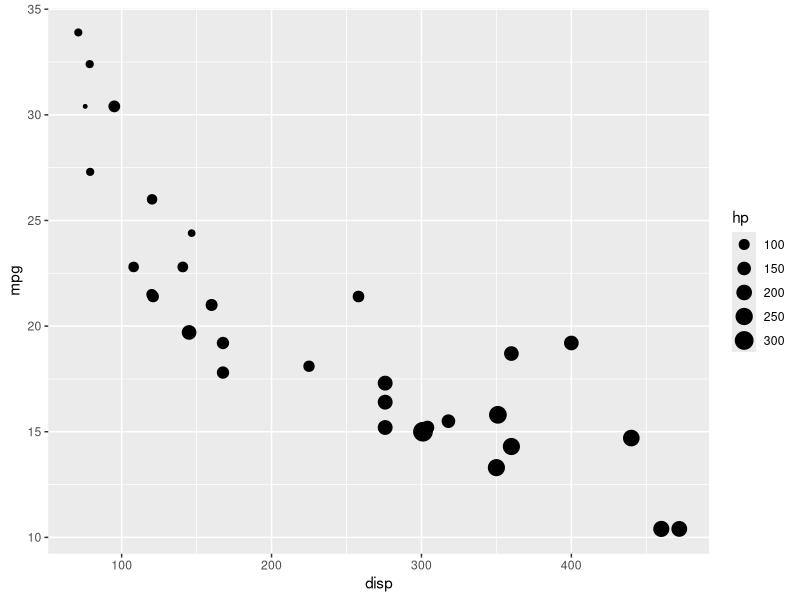
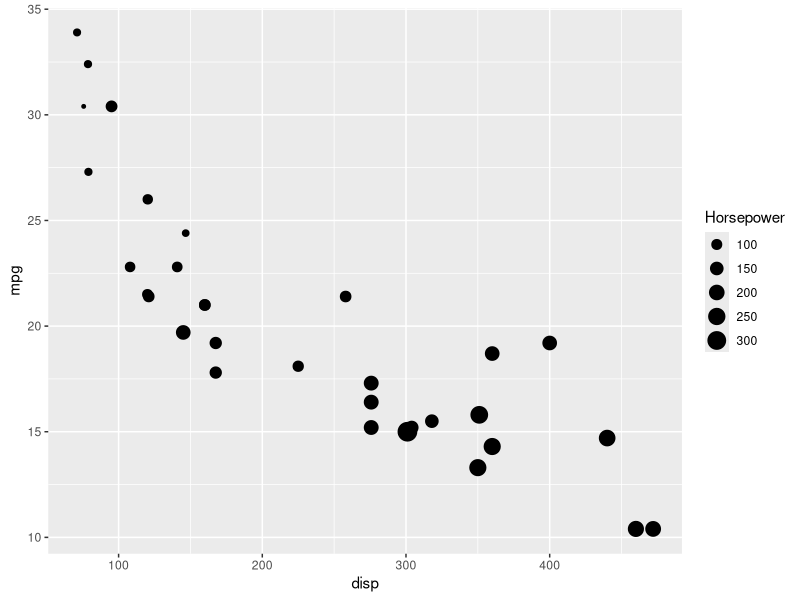
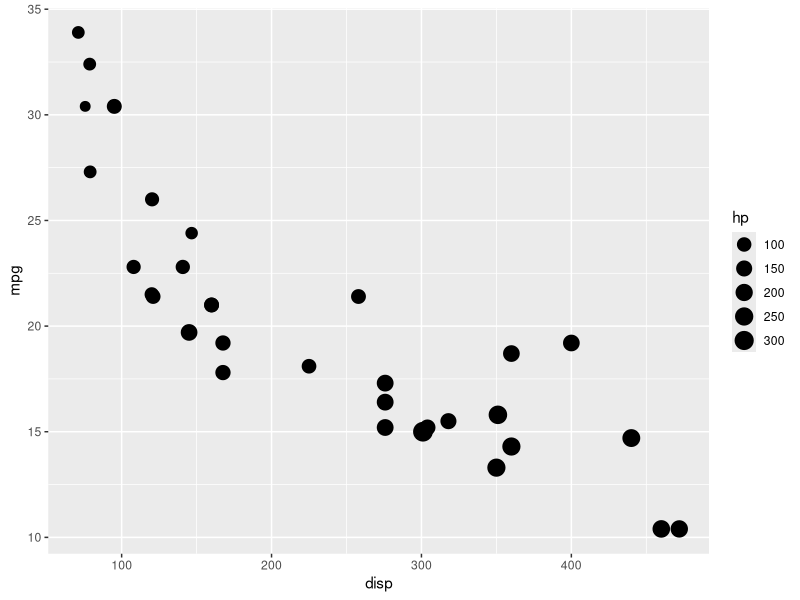
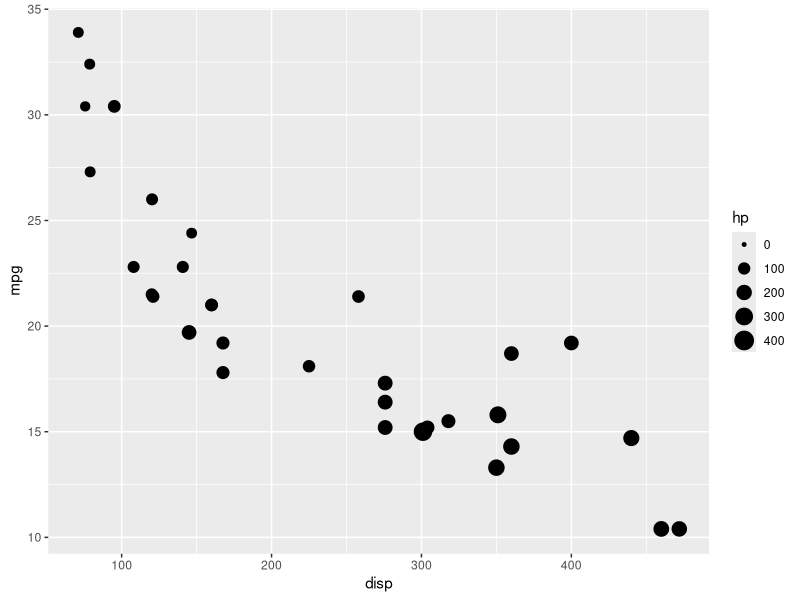
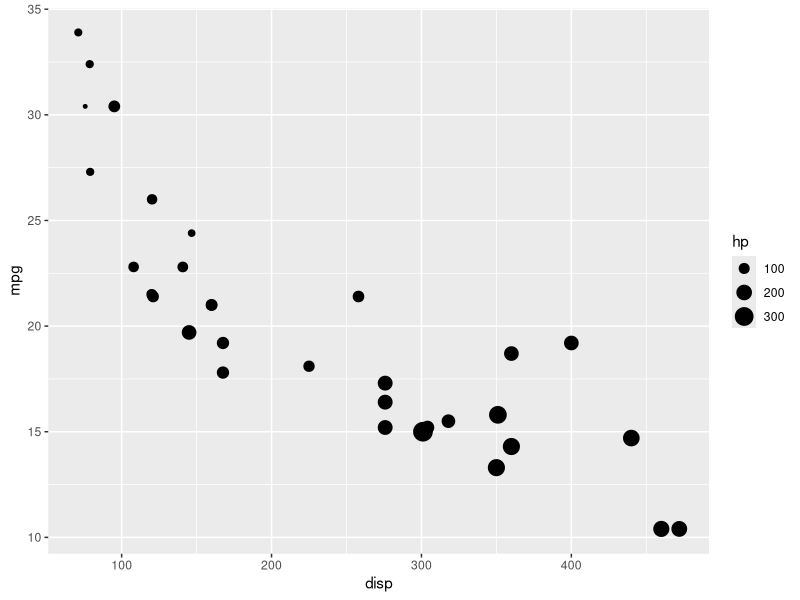
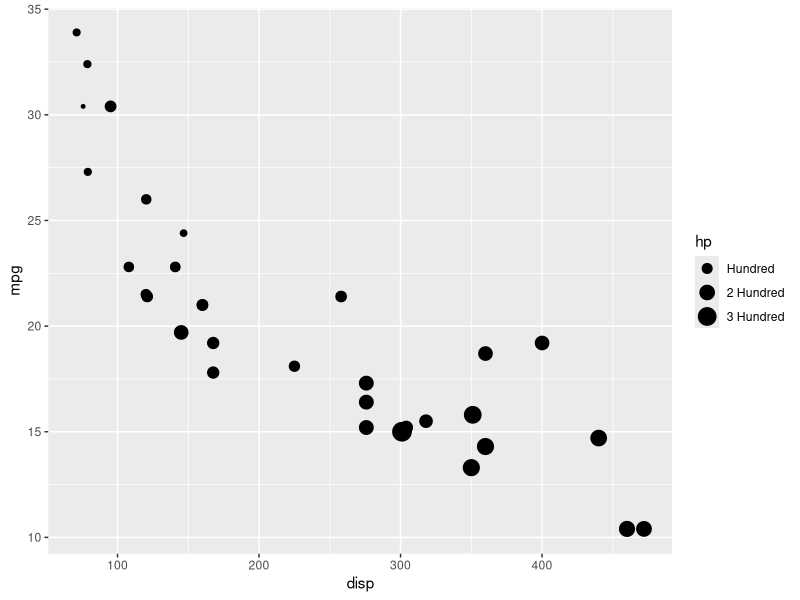
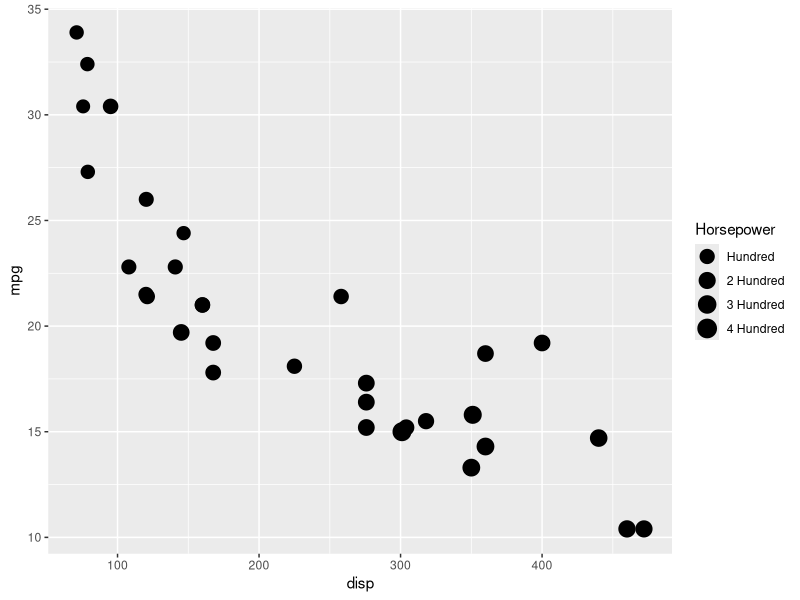
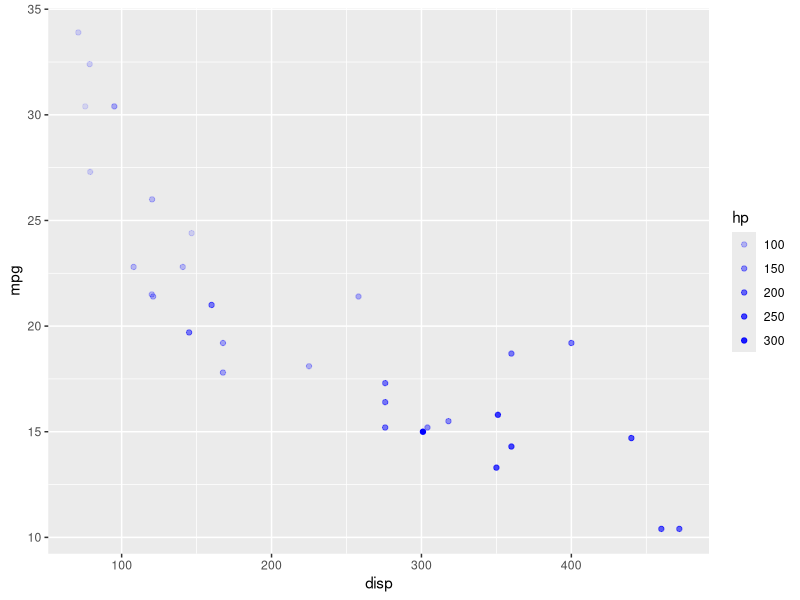

Recreate these plots in R, in order.
## ---- chunk 1
library(ggplot2)
library(dplyr)
library(tidyr)
## ---- chunk 2
ggplot(mtcars) +
  geom_point(aes(disp, mpg, size = hp))
## ---- chunk 3
ggplot(mtcars) +
  geom_point(aes(disp, mpg, size = hp)) +
  scale_size_continuous(name = "Horsepower")
## ---- chunk 4
ggplot(mtcars) +
  geom_point(aes(disp, mpg, size = hp)) +
  scale_size_continuous(range = c(3, 6))
## ---- chunk 5
ggplot(mtcars) +
  geom_point(aes(disp, mpg, size = hp)) +
  scale_size_continuous(limits = c(0, 400))
## ---- chunk 6
ggplot(mtcars) +
  geom_point(aes(disp, mpg, size = hp)) +
  scale_size_continuous(breaks = c(100, 200, 300, 400))
## ---- chunk 7
ggplot(mtcars) +
  geom_point(aes(disp, mpg, size = hp)) +
  scale_size_continuous(breaks = c(100, 200, 300, 400),
    labels = c("Hundred", "2 Hundred", "3 Hundred", "4 Hundred"))
## ---- chunk 8
ggplot(mtcars) +
  geom_point(aes(disp, mpg, size = hp)) +
  scale_size_continuous(name = "Horsepower", range = c(3, 6), 
    limits = c(0, 400), breaks = c(100, 200, 300, 400),
    labels = c("Hundred", "2 Hundred", "3 Hundred", "4 Hundred"))
## ---- chunk 9
ggplot(mtcars) +
  geom_point(aes(disp, mpg, alpha = hp), color = 'blue')
## ---- chunk 10
ggplot(mtcars) +
  geom_point(aes(disp, mpg, alpha = hp), color = 'blue') +
  scale_alpha_continuous("Horsepower")
## ---- chunk 11
ggplot(mtcars) +
  geom_point(aes(disp, mpg, alpha = hp), color = 'blue') +
  scale_alpha_continuous(breaks = c(0, 100, 200, 300, 400))
## ---- chunk 12
ggplot(mtcars) +
  geom_point(aes(disp, mpg, alpha = hp), color = 'blue') +
  scale_alpha_continuous(limits = c(0, 400))
## ---- chunk 13
ggplot(mtcars) +
  geom_point(aes(disp, mpg, alpha = hp), color = 'blue') +
  scale_alpha_continuous(range = c(0.4, 0.8))
## ---- chunk 14
ggplot(mtcars) +
  geom_point(aes(disp, mpg, alpha = hp), color = 'blue') +
  scale_alpha_continuous(breaks = c(0, 100, 200, 300, 400),
    labels = c("Zero", "Hundred", "2 Hundred", 
      "3 Hundred", "4 Hundred"))
## ---- chunk 15
ggplot(mtcars) +
  geom_point(aes(disp, mpg, alpha = hp), color = 'blue') +
  scale_alpha_continuous("Horsepower", breaks = c(0, 100, 200, 300, 400),
    limits = c(0, 400), range = c(0.4, 0.8),
    labels = c("Zero", "Hundred", "2 Hundred", 
      "3 Hundred", "4 Hundred"))
## ---- chunk 16
ggplot(mtcars) +
  geom_point(aes(disp, mpg, color = factor(cyl)))
## ---- chunk 17
ggplot(mtcars) +
  geom_point(aes(disp, mpg, color = factor(cyl))) +
  scale_color_manual(name = "Cylinders", 
    values = c("red", "blue", "green"))
## ---- chunk 18
ggplot(mtcars) +
  geom_point(aes(disp, mpg, color = factor(cyl))) +
  scale_color_manual(values = c("red", "blue", "green"))
## ---- chunk 19
ggplot(mtcars) +
  geom_point(aes(disp, mpg, color = factor(cyl))) +
  scale_color_manual(values = c("red", "blue", "green"),
    limits = c(4, 6, 8))
## ---- chunk 20
ggplot(mtcars) +
  geom_point(aes(disp, mpg, color = factor(cyl))) +
  scale_color_manual(values = c("red", "blue", "green"),
    labels = c('Four', 'Six', 'Eight'))
## ---- chunk 21
ggplot(mtcars) +
  geom_point(aes(disp, mpg, color = factor(cyl))) +
  scale_color_manual(values = c("red", "blue", "green"),
    breaks = c(4, 6, 8))
## ---- chunk 22
ggplot(mtcars) +
  geom_point(aes(disp, mpg, color = factor(cyl))) +
  scale_color_manual(name = "Cylinders", values = c("red", "blue", "green"),
    labels = c('Four', 'Six', 'Eight'), limits = c(4, 6, 8), breaks = c(4, 6, 8))
## ---- chunk 23
ggplot(mtcars) +
  geom_point(aes(disp, mpg, fill = factor(cyl)), shape = 22)
## ---- chunk 24
ggplot(mtcars) +
  geom_point(aes(disp, mpg, fill = factor(cyl)), shape = 22) +
  scale_fill_manual(name = "Cylinders", 
    values = c("red", "blue", "green"))
## ---- chunk 25
ggplot(mtcars) +
  geom_point(aes(disp, mpg, fill = factor(cyl)), shape = 22) +
  scale_fill_manual(values = c("red", "blue", "green"))
## ---- chunk 26
ggplot(mtcars) +
  geom_point(aes(disp, mpg, fill = factor(cyl)), shape = 22) +
  scale_fill_manual(values = c("red", "blue", "green"),
    labels = c('Four', 'Six', 'Eight'))
## ---- chunk 27
ggplot(mtcars) +
  geom_point(aes(disp, mpg, fill = factor(cyl)), shape = 22) +
  scale_fill_manual(values = c("red", "blue", "green"),
    limits = c(4, 6, 8))
## ---- chunk 28
ggplot(mtcars) +
  geom_point(aes(disp, mpg, fill = factor(cyl)), shape = 22) +
  scale_fill_manual(values = c("red", "blue", "green"),
    breaks = c(4, 6, 8))
## ---- chunk 29
ggplot(mtcars) +
  geom_point(aes(disp, mpg, fill = factor(cyl)), shape = 22) +
  scale_fill_manual(name = "Cylinders", values = c("red", "blue", "green"),
    labels = c('Four', 'Six', 'Eight'), limits = c(4, 6, 8), breaks = c(4, 6, 8))
## ---- chunk 30
ggplot(mtcars) +
  geom_point(aes(disp, mpg, shape = factor(cyl)))
## ---- chunk 31
ggplot(mtcars) +
  geom_point(aes(disp, mpg, shape = factor(cyl))) +
  scale_shape_manual(name = "Cylinders",values = c(4, 12, 24))
## ---- chunk 32
ggplot(mtcars) +
  geom_point(aes(disp, mpg, shape = factor(cyl))) +
  scale_shape_manual(values = c(4, 12, 24))
## ---- chunk 33
ggplot(mtcars) +
  geom_point(aes(disp, mpg, shape = factor(cyl))) +
  scale_shape_manual(values = c(4, 12, 24), labels = c('Four', 'Six', 'Eight'))
## ---- chunk 34
ggplot(mtcars) +
  geom_point(aes(disp, mpg, shape = factor(cyl))) +
  scale_shape_manual(values = c(4, 12, 24), limits = c(4, 6, 8))
## ---- chunk 35
ggplot(mtcars) +
  geom_point(aes(disp, mpg, shape = factor(cyl))) +
  scale_shape_manual(values = c(4, 12, 24), breaks = c(4, 6, 8))
## ---- chunk 36
ggplot(mtcars) +
  geom_point(aes(disp, mpg, shape = factor(cyl))) +
  scale_shape_manual(name = "Cylinders", labels = c('Four', 'Six', 'Eight'),  
     values = c(4, 12, 24), limits = c(4, 6, 8), breaks = c(4, 6, 8))
## ---- chunk 37
ggplot(mtcars) +
  geom_point(aes(disp, mpg, alpha = factor(cyl)), color = 'blue')
## ---- chunk 38
ggplot(mtcars) +
  geom_point(aes(disp, mpg, alpha = factor(cyl)), color = 'blue') +
  scale_alpha_discrete(name = "Cylinders")
## ---- chunk 39
ggplot(mtcars) +
  geom_point(aes(disp, mpg, alpha = factor(cyl)), color = 'blue') +
  scale_alpha_discrete(breaks = c("4", "6", "8"))
## ---- chunk 40
ggplot(mtcars) +
  geom_point(aes(disp, mpg, alpha = factor(cyl)), color = 'blue') +
  scale_alpha_discrete(range = c(0.4, 0.8))
## ---- chunk 41
ggplot(mtcars) +
  geom_point(aes(disp, mpg, alpha = factor(cyl)), color = 'blue') +
  scale_alpha_discrete(labels = c("Four", "Six", "Eight"))
## ---- chunk 42
ggplot(mtcars) +
  geom_point(aes(disp, mpg, alpha = factor(cyl)), color = 'blue') +
  scale_alpha_discrete(name = "Cylinders", range = c(0.4, 0.8),
    breaks = c("4", "6", "8"), labels = c("Four", "Six", "Eight"))
## ---- chunk 43
ggplot(mtcars) +
  geom_point(aes(disp, mpg, shape = factor(cyl))) +
  scale_shape()
## ---- chunk 44
ggplot(mtcars) +
  geom_point(aes(disp, mpg, shape = factor(cyl))) +
  scale_shape(name = 'Cylinders')
## ---- chunk 45
ggplot(mtcars) +
  geom_point(aes(disp, mpg, shape = factor(cyl))) +
  scale_shape(labels = c('Four', 'Six', 'Eight'))
## ---- chunk 46
ggplot(mtcars) +
  geom_point(aes(disp, mpg, shape = factor(cyl))) +
  scale_shape(limits = c(4, 6, 8))
## ---- chunk 47
ggplot(mtcars) +
  geom_point(aes(disp, mpg, shape = factor(cyl))) +
  scale_shape(breaks = c(4, 6, 8))
## ---- chunk 48
ggplot(mtcars) +
  geom_point(aes(disp, mpg, shape = factor(cyl))) +
  scale_shape(solid = FALSE)
## ---- chunk 49
ggplot(mtcars) +
  geom_point(aes(disp, mpg, shape = factor(cyl))) +
  scale_shape(solid = FALSE, name = 'Cylinders', limits = c(4, 6, 8),
    labels = c('Four', 'Six', 'Eight'), breaks = c(4, 6, 8))
